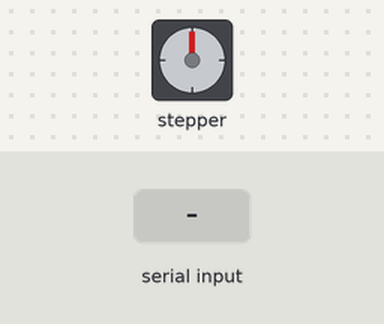
Recording of a sketch running on a simulated Arduino Uno, built with avr-gcc and run on an emulated ATmega328P. On the bench: stepper motor. The inputs (shaded band) are chosen by the test bench. Stepper angles assume 200 steps per turn; what the sketch prints to the serial monitor is not drawn.

Above: at 1.4 s.
1.5 s: "2\n" received over Serial
At 3.1 s:
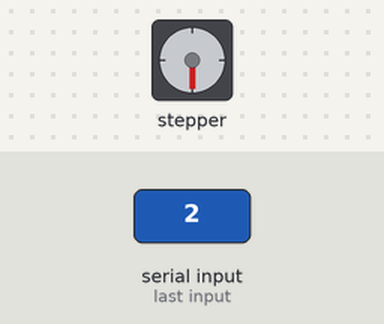
3.4 s: "F90\n" received over Serial
At 4.2 s:
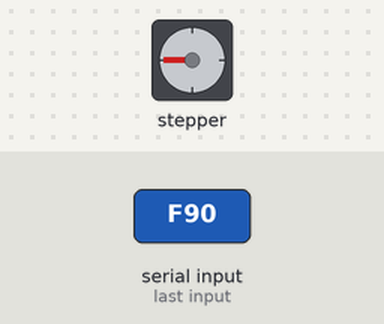
5.1 s: "S90\n" received over Serial
At 5.55 s:
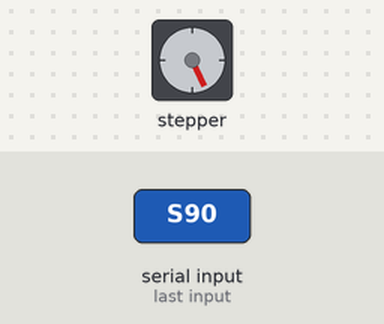
7.3 s: "R90\n" received over Serial
At 7.45 s:
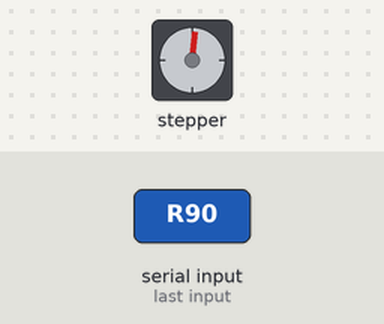
9.7 s: "1\n" received over Serial
At 11.1 s:
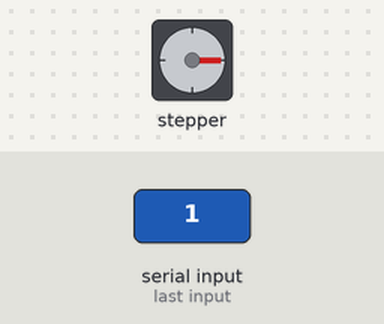
11.4 s: "3\n" received over Serial
At 11.79 s:
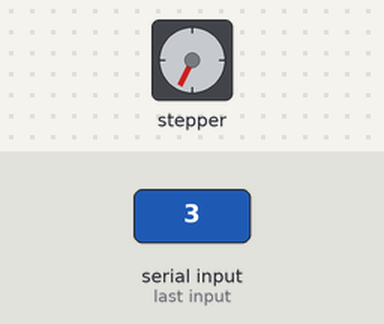
Timing chart, 0 to 14.3 s (numbered marks = the images above; inputs shaded):
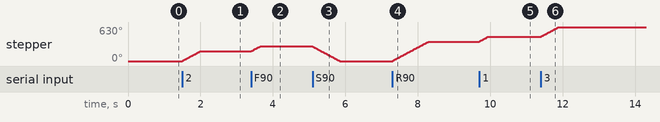

The sketch:

MotorPP_VariasFunciones.ino
```cpp
#include <Stepper.h>

const int pasosPorVuelta = 200;         // Pasos por revolución del motor
const int pasosPorPosicion = 50;        // 1/4 de vuelta = 90 grados

Stepper motor(pasosPorVuelta, 8, 10, 9, 11);  // Pines conectados a IN1-IN4 del L298N
int posicionActual = 0; // 0, 1, 2, 3 → 0°, 90°, 180°, 270°

void setup() {
  Serial.begin(9600);
  motor.setSpeed(60);  // Velocidad inicial
  Serial.println("Comandos disponibles:");
  Serial.println("F: siguiente posición | D: anterior | S: reset (0°)");
  Serial.println("0-3: ir a posición específica (0°–270°)");
  Serial.println("R: rotación completa | V###: velocidad (ej: V120)");
  Serial.println("P: mostrar posición actual");
  Serial.println("A: secuencia automática | B: secuencia automática antihoraria");
}

void loop() {
  if (Serial.available() > 0) {
    String entrada = Serial.readStringUntil('\n');
    entrada.trim();  // Elimina espacios y saltos de línea

    if (entrada.length() == 0) return;

    char comando = entrada.charAt(0);
    char comandoMayus = toupper(comando);

    switch (comandoMayus) {
      case 'F':
        posicionActual = (posicionActual + 1) % 4;
        motor.step(pasosPorPosicion);
        Serial.print("Girando a ");
        Serial.print(posicionActual * 90);
        Serial.println("°");
        break;

      case 'D':
        posicionActual = (posicionActual - 1 + 4) % 4;
        motor.step(-pasosPorPosicion);
        Serial.print("Girando a ");
        Serial.print(posicionActual * 90);
        Serial.println("°");
        break;

      case 'S':
        motor.step(-posicionActual * pasosPorPosicion);
        posicionActual = 0;
        Serial.println("Volviendo a 0°");
        break;

      case '0':
      case '1':
      case '2':
      case '3': {
        int destino = comando - '0';
        int pasos = (destino - posicionActual) * pasosPorPosicion;
        motor.step(pasos);
        posicionActual = destino;
        Serial.print("Movido a ");
        Serial.print(posicionActual * 90);
        Serial.println("°");
        break;
      }

      case 'R':
        motor.step(pasosPorVuelta);
        Serial.println("Rotación completa 360°");
        break;

      case 'V': {
        int nuevaVelocidad = entrada.substring(1).toInt();
        if (nuevaVelocidad > 0) {
          motor.setSpeed(nuevaVelocidad);
          Serial.print("Velocidad cambiada a ");
          Serial.print(nuevaVelocidad);
          Serial.println(" RPM");
        } else {
          Serial.println("Velocidad inválida");
        }
        break;
      }

      case 'P':
        Serial.print("Posición actual: ");
        Serial.print(posicionActual * 90);
        Serial.println("°");
        break;

      case 'A':
        Serial.println("Secuencia automática:");
        for (int i = 0; i < 4; i++) {
          motor.step(pasosPorPosicion);
          posicionActual = (posicionActual + 1) % 4;
          Serial.print(" → ");
          Serial.print(posicionActual * 90);
          Serial.println("°");
          delay(1000);
        }
        break;

      case 'B':
        Serial.println("Secuencia automática antihoraria:");
        for (int i = 0; i < 4; i++) {
          motor.step(-pasosPorPosicion);
          posicionActual = (posicionActual - 1 + 4) % 4;
          Serial.print(" ← ");
          Serial.print(posicionActual * 90);
          Serial.println("°");
          delay(1000);
        }
        break;

      default:
        Serial.println("Comando inválido. Usa F, D, S, 0-3, R, V###, P, A o B.");
        break;
    }
  }
}
```

Measured:
- after the input at 1.5 s, stepper: turns 180° clockwise in 0.48 s, starting at once
- after the input at 3.4 s, stepper: turns 90° clockwise in 0.24 s, starting at once
- after the input at 5.1 s, stepper: turns 270° counter-clockwise in 0.75 s, starting at once
- after the input at 7.3 s, stepper: turns 360° clockwise in 0.99 s, starting at once
- after the input at 9.7 s, stepper: turns 90° clockwise in 0.24 s, starting at once
- after the input at 11.4 s, stepper: turns 180° clockwise in 0.48 s, starting at once
